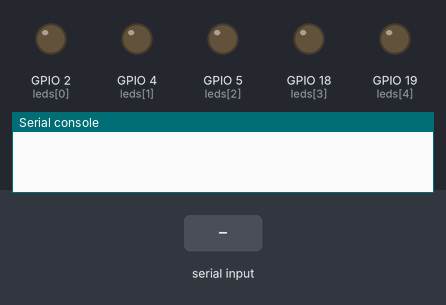
Simulated run of this program. Board: ESP32 board running MicroPython. Shown: output pins drawn as LEDs (lit = HIGH), the last lines printed to the serial console. The inputs (shaded band) are chosen by the test bench.

Above: at 1.2 s.
1.3 s: "5" received over the second serial link
At 2.5 s:
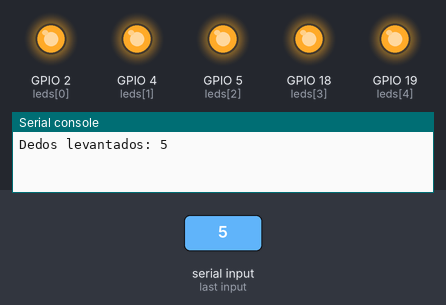
2.8 s: "1" received over the second serial link
At 3.7 s:
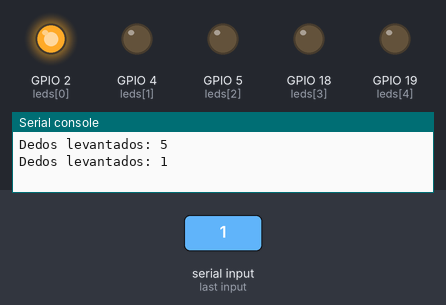
4.3 s: "90" received over the second serial link
At 4.9 s:
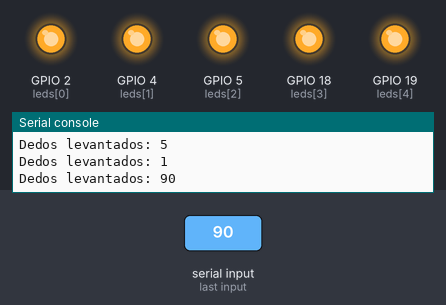
5.8 s: "0" received over the second serial link
At 7.2 s:
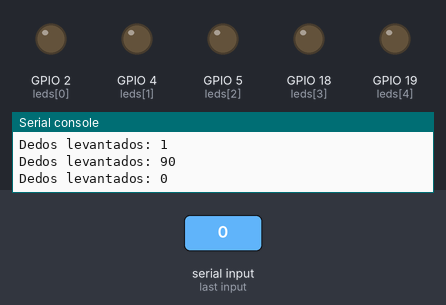
Timing chart, 0 to 8.3 s (numbered marks = the images above; inputs shaded):
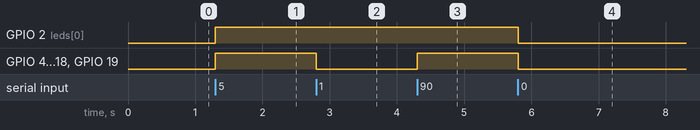

The program:

main.py
```python
from machine import Pin, UART
import time


uart = UART(1, baudrate=115200, tx=1, rx=3)


led_pins = [2, 4, 5, 18, 19]
leds = [Pin(pin, Pin.OUT) for pin in led_pins]

while True:
    if uart.any():
        data = uart.read().decode('utf-8').strip()
        try:
            dedos_levantados = int(data)
            print(f"Dedos levantados: {dedos_levantados}")


            for i in range(5):
                if i < dedos_levantados:
                    leds[i].on()  # Enciende el LED
                else:
                    leds[i].off()  # Apaga el LED
        except ValueError:
            print("Comando no válido")
    time.sleep(0.1)
```

Measured:
- after the input at 1.3 s, GPIO 2 (leds[0]), GPIO 4 (leds[1]), GPIO 5 (leds[2]), GPIO 18 (leds[3]), GPIO 19 (leds[4]): LOW → HIGH at once
- after the input at 2.8 s, GPIO 4 (leds[1]), GPIO 5 (leds[2]), GPIO 18 (leds[3]), GPIO 19 (leds[4]): HIGH → LOW at once
- after the input at 4.3 s, GPIO 4 (leds[1]), GPIO 5 (leds[2]), GPIO 18 (leds[3]), GPIO 19 (leds[4]): LOW → HIGH at once
- after the input at 5.8 s, GPIO 2 (leds[0]), GPIO 4 (leds[1]), GPIO 5 (leds[2]), GPIO 18 (leds[3]), GPIO 19 (leds[4]): HIGH → LOW at once
